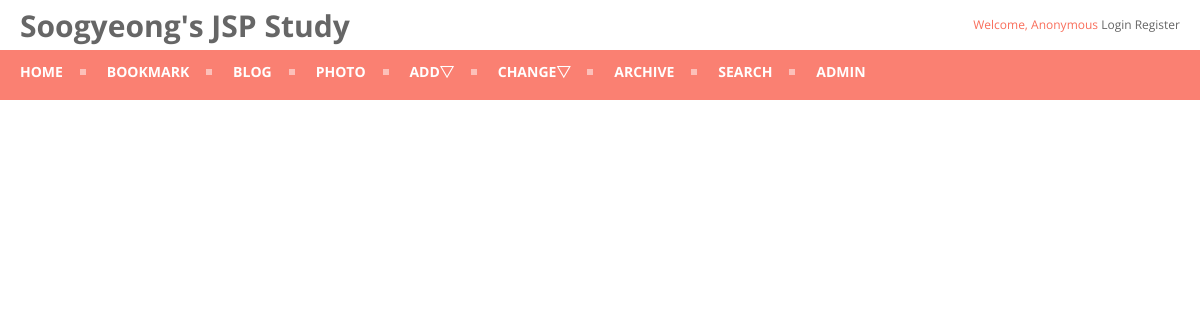
The page /photo/ on the database as committed earlier.
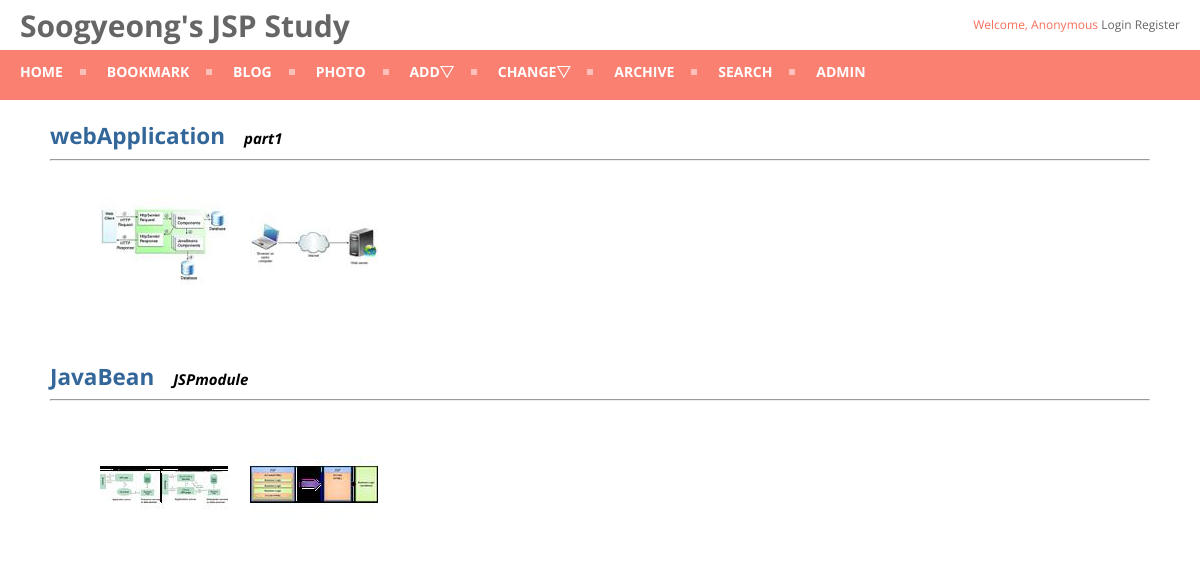
The same page on the database as committed later.
### photo/models.py (models this page shows, shortened)
@python_2_unicode_compatible
class Album(models.Model):
    name = models.CharField(max_length=50)
    description = models.CharField('One Line Description', max_length=100, blank=True)
    class Mete:
        ordering = ['name']

class Photo(models.Model):
    album = models.ForeignKey('Album',on_delete=models.CASCADE,)
    title = models.CharField(max_length=50)
    image = ThumbnailImageField(upload_to='photo/%Y/%m')
    description = models.TextField('Photo Description', blank=True)
    upload_date = models.DateTimeField('Upload Date', auto_now_add=True)
    class Meta:
        ordering = ['title']
    def get_absolute_url(self):
        return reverse('photo:photo_detail', args=(self.id,))

### photo/views.py (the view)
class AlbumLV(ListView):
    model = Album

### photo/fields.py (called while the page is built)
def _add_thumb(s):
    parts = s.split(".")
    parts.insert(-1, "thumb")
    if parts[-1].lower() not in ['jpeg', 'jpg']:
        parts[-1] = 'jpg'
    return ".".join(parts)

    def _get_thumb_url(self):
        return _add_thumb(self.url)

### photo/templates/photo/album_list.html (shortened to what this page needs)
{% extends "base.html" %}
{% load staticfiles %}
{% block extrastyle %}{% static "photo/photo.css" %}{% endblock %}
{% block content %}
<div id="content">
    {% for item in object_list %}
    <div class="clear_float">
        <h2 style="display:inline"><a href="{% url 'photo:album_detail' item.id %}">{{ item.name }}</a></h2>
        &emsp;<b><i>{{ item.description }}</i></b>
    </div>
    <hr>
    <div class="album-list">
        {% for photo in item.photo_set.all|slice:":5" %}
        <div class="album-list-photo">
            <a href="{{ photo.get_absolute_url }}">
                <img src="{{ photo.image.thumb_url }}" alt="thumbnail">
            </a>
        </div>
        {% endfor %}
    </div>
    {% endfor %}
</div>
{% endblock %}

### templates/base.html (shortened to what this page needs)
<!doctype html>
<html lang="ko">
<head>
    {% load staticfiles %}
    <link rel="stylesheet" href="{% static "css/base.css" %}" type="text/css">
    <link rel="stylesheet" href="{% block extrastyle %}{% endblock %}">
</head>
<body>
<div id="header">
    <h2 class="maintitle">Soogyeong's JSP Study</h2>
    {% if user.is_active %} # 1
    <h4 class="welcome">Welcome,
        <strong>{% firstof user.get_short_name user.get_username %}</strong> # 2
        <a href="{% url 'password_change' %}">Change Password</a>
        <a href="{% url 'logout' %}">Logout</a>
    </h4>
    {% else %}
    <h4 class="welcome">Welcome, Anonymous
        <a href="{% url 'login' %}">Login</a>
        <a href="{% url 'register' %}">Register</a>
    </h4>
    {% endif %}
</div>
<div id="cssmenu">
    <ul>
    <li><a href="{% url 'home' %}">HOME</a></li>
    <li><a href="{% url 'bookmark:index' %}">BOOKMARK</a></li>
    <li><a href="{% url 'blog:index' %}">BLOG</a></li>
    <li><a href="{% url 'photo:index' %}">PHOTO</a></li>
    <li><a href="#">ADD&bigtriangledown;</a>
    </li>
    <li><a href="#">CHANGE&bigtriangledown;</a>
    </li>
    <li><a href="{% url 'blog:post_archive' %}">ARCHIVE</a></li>
    <li><a href="{% url 'blog:search' %}">SEARCH</a></li>
    <li><a href="{% url 'admin:index' %}">ADMIN</a></li>
    </ul>
</div>
{% block content %}{% endblock %}
</body>
</html>

### static/css/base.css (style rules this page uses)
body { margin:0px; font-family: 'Open Sans', sans-serif; font-size:15px; }
div#header { position: absolute; top: 0px; right: 0px; height: 50px; width: 100%; display: table; background: #fff; }
div#content { position: absolute; top: 90px; left: 50px; right: 50px; }
.maintitle { display: table-cell; vertical-align: middle; padding-left: 20px; color:#666; font-weight: bold; font-size: 30px; }
.welcome { display: table-cell; vertical-align: middle; text-align: right; padding-right: 20px; color:#f96e5b; font-weight: normal; font-size: 12px; float:right; }
.welcome a:link, .welcome a:visited { color: #666; }
#cssmenu { background: #fa8072; width: 100%; top: 50px; left: 0px; height: 50px; display:table; position:absolute; }
#cssmenu ul { list-style: none; margin: 0; padding: 0; line-height: 1; display: block; zoom: 1; }
#cssmenu ul:after { content: " "; display: block; font-size: 0; height: 0; clear: both; visibility: hidden; }
#cssmenu ul li { display: inline-block; padding: 0; margin: 0; }
#cssmenu ul li a { color: #ffffff; text-decoration: none; display: block; padding: 15px 20px; font-family: 'Open Sans', sans-serif; font-weight: 700; text-transform: uppercase; font-size: 14px; position: relative; -webkit-transition: color .25s; -moz-transition: color .25s; -ms-transition: color .25s; -o-transition: color .25s; transition: color .25s; }
#cssmenu ul li a:after { content: ""; display: block; position: absolute; right: -3px; top: 19px; height: 6px; width: 6px; background: #ffffff; opacity: .5; }
#cssmenu ul li a:before { content: ""; display: block; position: absolute; left: 0; bottom: 0; height: 3px; width: 0; background: #333333; -webkit-transition: width .25s; -moz-transition: width .25s; -ms-transition: width .25s; -o-transition: width .25s; transition: width .25s; }
#cssmenu ul li.last > a:after, #cssmenu ul li:last-child > a:after { display: none; }
a:link, a:visited { color: #369; text-decoration: none; }

### photo/static/photo/photo.css (style rules this page uses)
div.album-list { margin: 20px 50px; }
div.album-list-photo { float: left; width: 150px; height: 180px; }
div.clear_float { margin-top: 30px; clear: both; }

Rows that differ between the two databases and show on the page:
added Album: name "webApplication", description "part1"
added Photo: shows a picture, shown under "webApplication"
added Photo: shows a picture, shown under "webApplication"
added Album: name "JavaBean", description "JSPmodule"
added Photo: shows a picture, shown under "JavaBean"
added Photo: shows a picture, shown under "JavaBean"
